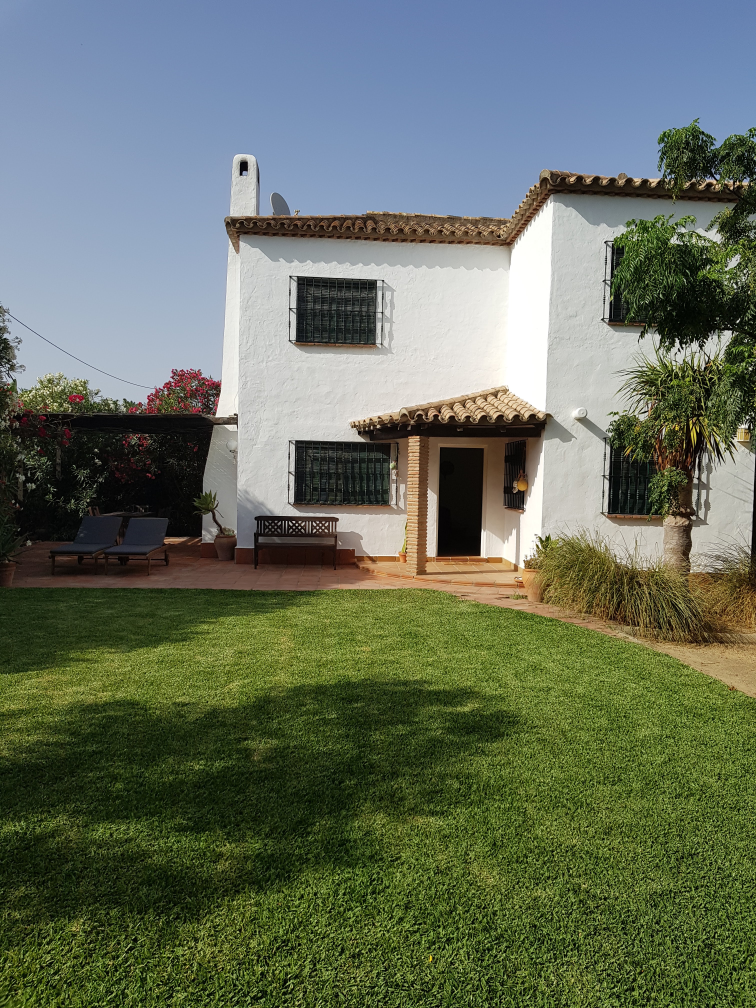
#> input picture img/fotos/foto_25.jpg, 3024 x 4032 px (shown at 1/4 size)
$ python optimizar_fotos.py
#> lines starting #> are read from the running program, lines starting #| are printed output that depends on the picture
"""Genera las imágenes optimizadas (WebP) para la web a partir de img/fotos.

Uso:  python scripts/optimizar_fotos.py
Salida: diseno/img/<nombre>-<ancho>.webp  (+ diseno/img/manifest.json)
Los originales de img/ no se tocan.
"""
import json
import pathlib
from PIL import Image, ImageOps, ImageEnhance

RAIZ = pathlib.Path(__file__).resolve().parent.parent
SRC = RAIZ / "img" / "fotos"
OUT = RAIZ / "diseno" / "img"
ANCHOS = (800, 1600)

# nombre web: (foto origen, ajustes)
#   sat: factor de saturación (<1 suaviza el HDR del móvil)
#   crop: (izq, arriba, der, abajo) en fracciones del original
#   anchos / q: tamaños y calidad WebP propios (por defecto 800 y 1600, calidad 78)
FOTOS = {
    "fachada-jardin-vertical": ("foto_25.jpg", {}),
    # Portada: la casa centrada y más grande, recortada a 4:5 para el arco
    "hero-casa":               ("foto_25.jpg", {"crop": (0.18, 0.05, 1.0, 0.819), "anchos": (800, 1200, 1600), "q": 72}),
    "jardin-hamaca":           ("foto_29.jpg", {"sat": 0.92}),
    "jardin-olivos":           ("foto_04.jpg", {"sat": 0.85}),
    "salon-chimenea":          ("foto_15.jpg", {}),
    "terraza-pergola":         ("foto_05.jpg", {"sat": 0.85}),
    "playa-arena":             ("foto_27.jpg", {}),
    "entrada-cartel":          ("foto_08.jpg", {}),
    "fachada-jardin":          ("foto_09.jpg", {"sat": 0.9}),
    "terraza-tumbonas":        ("foto_01.jpg", {"sat": 0.85}),
    "jardin-cesped":           ("foto_11.jpg", {"sat": 0.9}),
    "jardin-camino":           ("foto_20.jpg", {"sat": 0.9}),
    "pergola-buganvilla":      ("foto_14.jpg", {"sat": 0.85}),
    "terraza-sombra":          ("foto_23.jpg", {}),
    "mesa-terraza":            ("foto_07.jpg", {"sat": 0.9}),
    "vista-dron":              ("foto_22.jpg", {}),
    "desayuno-terraza":        ("foto_28.jpg", {"crop": (0, 0, 1, 0.80)}),
    "salon-sofa":              ("foto_21.jpg", {}),
    "salon-ventana":           ("foto_26.jpg", {}),
    "cocina":                  ("foto_13.jpg", {}),
    "cocina-comedor":          ("foto_12.jpg", {}),
    "bano-ducha":              ("foto_06.jpg", {}),
    "bano-banera":             ("foto_02.jpg", {}),
    "playa-atardecer":         ("foto_24.jpg", {}),
    "dunas-pasarela":          ("foto_30.jpg", {}),
    "atardecer":               ("foto_31.jpg", {}),
    "fachada-sombra":          ("foto_33.jpg", {}),
}


def main():
    OUT.mkdir(parents=True, exist_ok=True)
    manifest = {}
    for nombre, (archivo, aj) in FOTOS.items():
        im = ImageOps.exif_transpose(Image.open(SRC / archivo)).convert("RGB")
#> im is the input picture: PIL image 3024x4032 RGB; mean R, G, B 102.3, 111.6, 95.1
        if "crop" in aj:
            l, t, r, b = aj["crop"]
            w, h = im.size
            im = im.crop((int(l * w), int(t * h), int(r * w), int(b * h)))
        if "sat" in aj:
            im = ImageEnhance.Color(im).enhance(aj["sat"])
        # Las fotos 02/06/12/13 están ampliadas: su detalle real es de ~1000 px
        max_real = 1024 if archivo in {"foto_02.jpg", "foto_06.jpg", "foto_12.jpg", "foto_13.jpg"} else im.width
#> max_real = 3024
        base = aj.get("anchos", ANCHOS)
        anchos = [a for a in base if a <= min(im.width, max_real)] or [min(im.width, max_real)]
#> anchos = [800, 1600]
        if min(im.width, max_real) not in anchos and min(im.width, max_real) < base[-1]:
            anchos.append(min(im.width, max_real))
        salida = []
        for a in sorted(set(anchos)):
            r = im.resize((a, round(im.height * a / im.width)), Image.LANCZOS)
            dst = OUT / f"{nombre}-{a}.webp"
            r.save(dst, "WEBP", quality=aj.get("q", 78), method=6)
            salida.append({"w": a, "h": r.height, "kb": dst.stat().st_size // 1024})
#> this loop made 2 passes
#> pass 1, in main, `r = im.resize((a, round(im.height * a / im.width)), Image.LANCZOS)`:
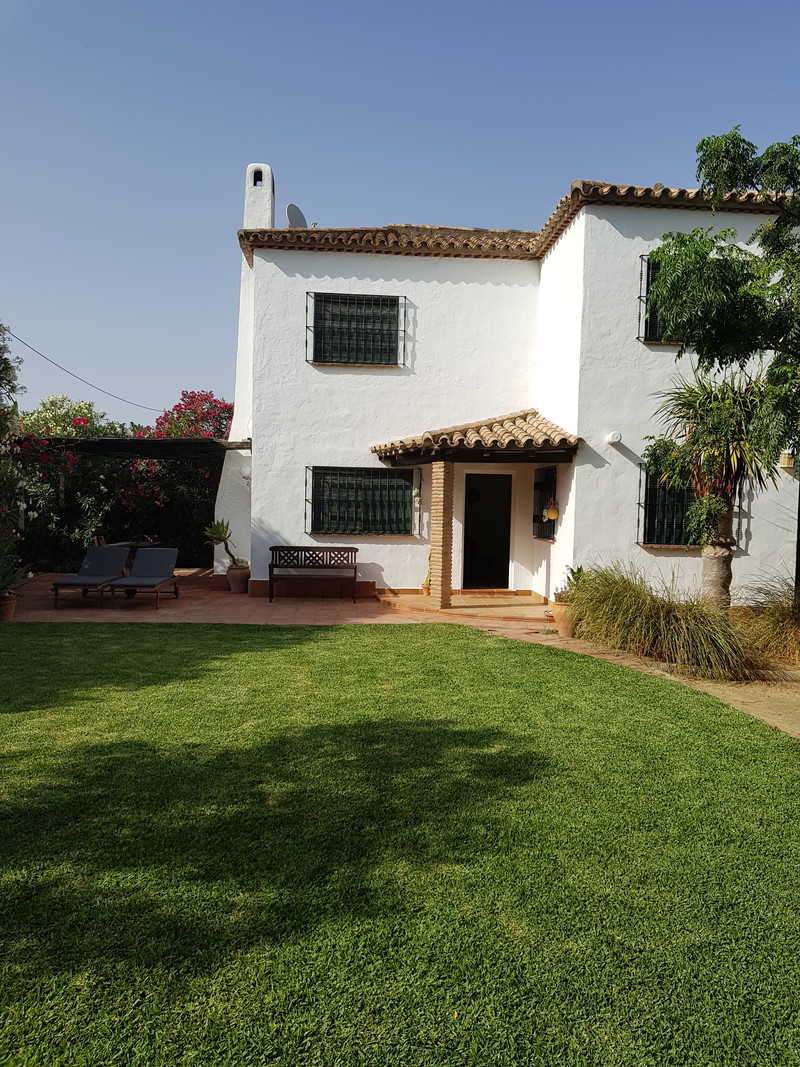
#> r: PIL image 800x1067 RGB; mean R, G, B 102.3, 111.7, 95.2
#> after the loop, salida = 2 items
        manifest[nombre] = {"origen": archivo, "versiones": salida}
        print(nombre, [(s["w"], s["kb"]) for s in salida])
#| fachada-jardin-vertical [(800, 185), (1600, 719)]
#> pass 3 of the loop in main, `for nombre, (archivo, aj) in FOTOS.items():`:
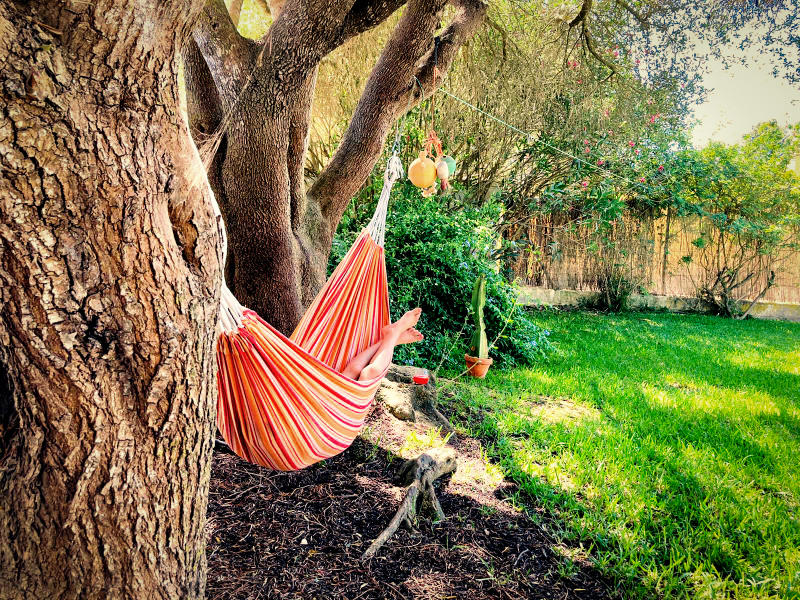
#> input picture img/fotos/foto_29.jpg, 1600 x 1200 px (shown at 1/2 size)
#> in main, im is the input picture: PIL image 1600x1200 RGB; mean R, G, B 125.1, 119, 73.8
#> base = (800, 1600)
#> anchos = [800, 1600]
#> the loop in main, `for a in sorted(set(anchos)):` made 2 passes
#> a on passes 1 to 2: 800, 1600
#> pass 1, in main, `r = im.resize((a, round(im.height * a / im.width)), Image.LANCZOS)`:
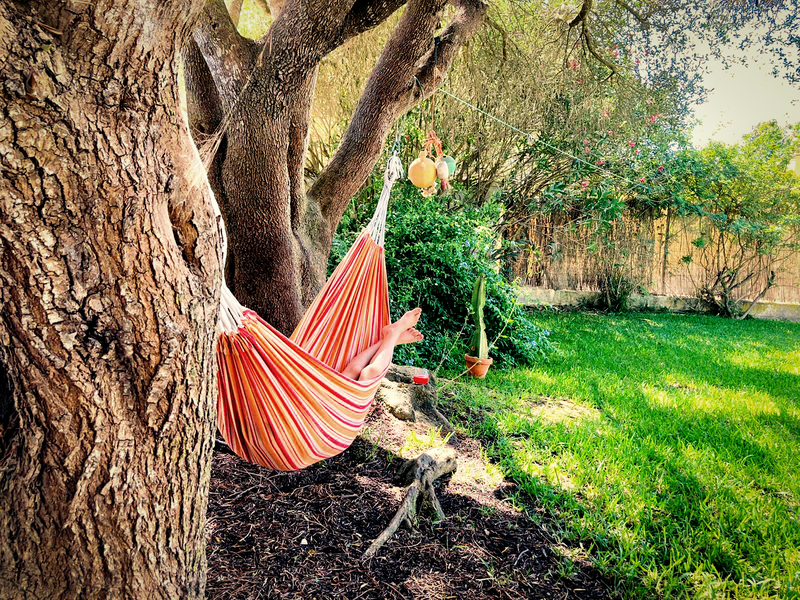
#> r: PIL image 800x600 RGB; mean R, G, B 124.1, 118.5, 76.9
#> after the loop in main, `for a in sorted(set(anchos)):`: salida = 2 items
#| jardin-hamaca [(800, 218), (1600, 736)]
#> the loop made 8 passes; the first 3 are shown
    (OUT / "manifest.json").write_text(json.dumps(manifest, indent=2, ensure_ascii=False), encoding="utf-8")


if __name__ == "__main__":
#> (the run stopped early here; a loop or call above may not have finished)
